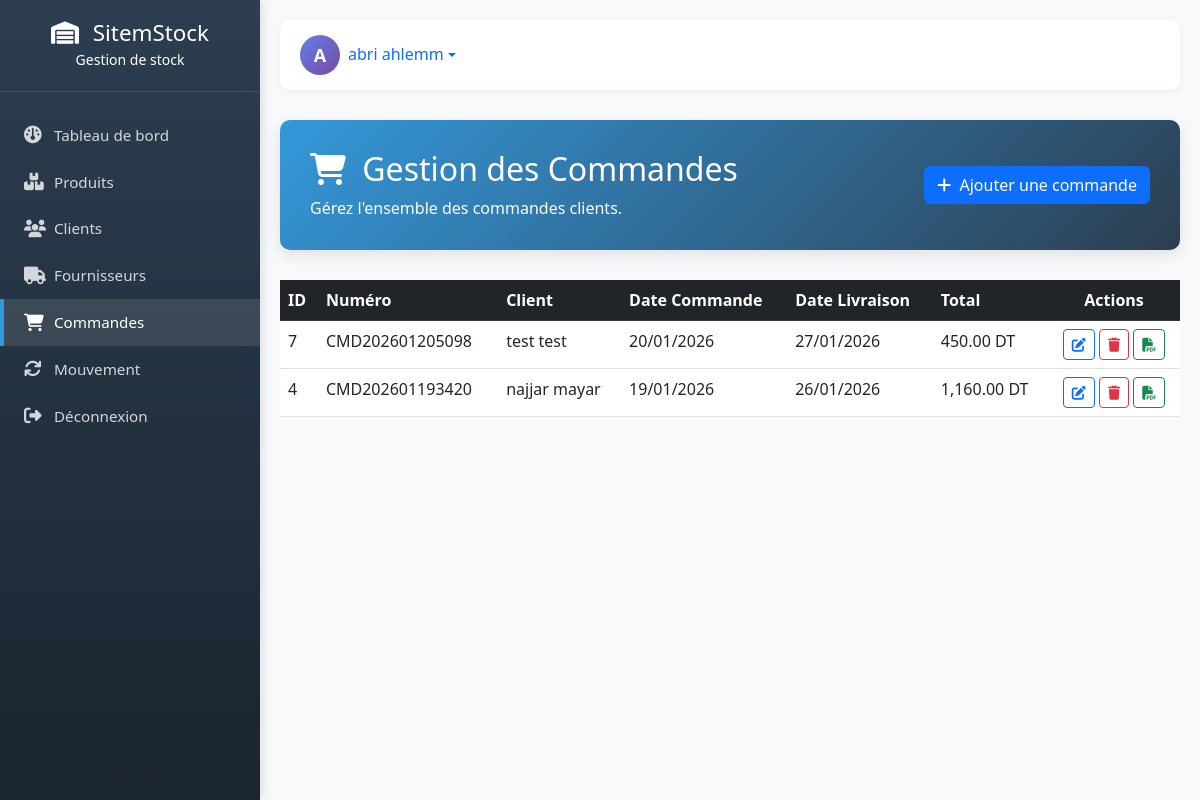
Page /commande.php (signed in) on the committed database.
### tables this page shows
CREATE TABLE `commande` (
  `id` int(11) NOT NULL,
  `numero_commande` varchar(50) NOT NULL,
  `client_id` int(11) NOT NULL,
  `date_commande` date NOT NULL,
  `date_livraison` date NOT NULL,
  `montant_total` decimal(10,2) NOT NULL
);

CREATE TABLE `client` (
  `id` int(11) NOT NULL,
  `nom` varchar(20) NOT NULL,
  `prenom` varchar(20) NOT NULL,
  `telephone` int(11) NOT NULL,
  `email` varchar(50) NOT NULL,
  `adresse` varchar(50) NOT NULL
);

### commande.php (the view, shortened to what this page needs)
<?php
$db = new PDO("mysql:host=localhost;dbname=sitemstock", 'root', '');
$db->setAttribute(PDO::ATTR_ERRMODE, PDO::ERRMODE_EXCEPTION);
$commandes = $db->query("
    SELECT c.*, cl.nom as client_nom, cl.prenom as client_prenom
    FROM commande c
    JOIN client cl ON cl.id = c.client_id
    ORDER BY c.id DESC
")->fetchAll(PDO::FETCH_ASSOC);
?>
<!DOCTYPE html>
<html lang="fr">
<head>
<link href="https://cdn.jsdelivr.net/npm/bootstrap@5.3.0/dist/css/bootstrap.min.css" rel="stylesheet">
<link rel="stylesheet" href="https://cdnjs.cloudflare.com/ajax/libs/font-awesome/6.4.0/css/all.min.css">
<link rel="stylesheet" href="sidebar.css">
</head>
<body>
<div class="main-content">
    <?php include 'sidebar.php'; ?>
    <div class="welcome-section">
        <div class="row align-items-center">
            <div class="col-md-8">
                <h2><i class="fas fa-shopping-cart me-2"></i> Gestion des Commandes</h2>
                <p class="mb-0">Gérez l'ensemble des commandes clients.</p>
            </div>
            <div class="col-md-4 text-end">
                <button class="btn btn-primary" data-bs-toggle="modal" data-bs-target="#ajouterModal">
                    <i class="fas fa-plus me-1"></i> Ajouter une commande
                </button>
            </div>
        </div>
    </div>
    <div class="table-container">
        <div class="table-responsive">
            <table class="table table-hover">
                <thead class="table-dark">
                    <tr>
                        <th>ID</th>
                        <th>Numéro</th>
                        <th>Client</th>
                        <th>Date Commande</th>
                        <th>Date Livraison</th>
                        <th>Total</th>
                        <th class="text-center">Actions</th>
                    </tr>
                </thead>
                <tbody>
                    <?php foreach ($commandes as $commande): ?>
                    <tr>
                        <td><?= $commande['id'] ?></td>
                        <td><?= htmlspecialchars($commande['numero_commande']) ?></td>
                        <td><?= htmlspecialchars($commande['client_nom'] . ' ' . $commande['client_prenom']) ?></td>
                        <td><?= date('d/m/Y', strtotime($commande['date_commande'])) ?></td>
                        <td><?= date('d/m/Y', strtotime($commande['date_livraison'])) ?></td>
                        <td><?= number_format($commande['montant_total'], 2) ?> DT</td>
                        <td class="text-center">
                            <button class="btn btn-sm btn-outline-primary" data-bs-toggle="modal" data-bs-target="#modifierModal" onclick='chargerCommande(<?= $commande['id'] ?>)'>
                                <i class="fas fa-edit"></i>
                            </button>
                            <button class="btn btn-sm btn-outline-danger" data-bs-toggle="modal" data-bs-target="#supprimerModal" onclick="setDeleteId(<?= $commande['id'] ?>)">
                                <i class="fas fa-trash"></i>
                            </button>
                            <a href="facture.php?commande_id=<?= $commande['id'] ?>" target="_blank" class="btn btn-sm btn-outline-success">
                                <i class="fas fa-file-pdf"></i>
                            </a>
                        </td>
                    </tr>
                    <?php endforeach; ?>
                </tbody>
            </table>
        </div>
    </div>
</div>
</body>
</html>

### sidebar.css (style rules this page uses)
:root { --sidebar-width: 260px; --primary-color: #2c3e50; --secondary-color: #3498db; }
body { font-family: 'Segoe UI', Tahoma, Geneva, Verdana, sans-serif; background-color: #f8f9fa; overflow-x: hidden; }
.main-content { margin-left: var(--sidebar-width); padding: 20px; min-height: 100vh; }
.welcome-section { background: linear-gradient(135deg, var(--secondary-color), #2c3e50); color: white; padding: 30px; border-radius: 10px; margin-bottom: 30px; box-shadow: 0 5px 15px rgba(0,0,0,0.1); }

### rows in the picture
commande: id "7", numero_commande "CMD202601205098", client.prenom "test test", date_commande "20/01/2026", date_livraison "27/01/2026", montant_total "450.00"
commande: id "4", numero_commande "CMD202601193420", client.prenom "najjar mayar", date_commande "19/01/2026", date_livraison "26/01/2026", montant_total "1,160.00"

### other values in the picture
substr($userNom, 0, 1) "A"
$userNom "abri ahlemm"
